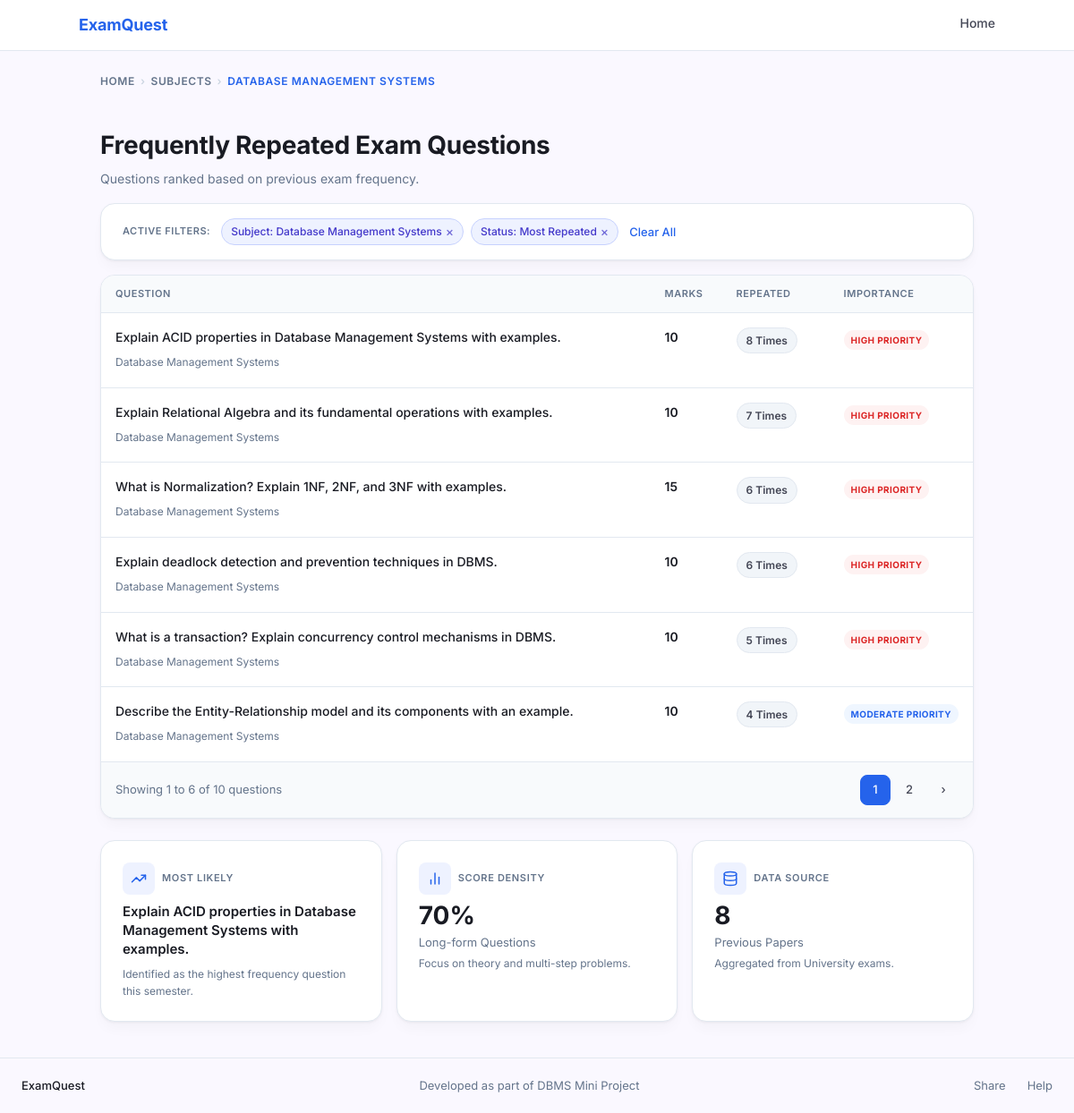
The page /questions.php?subject_id=1 on the database as committed earlier.
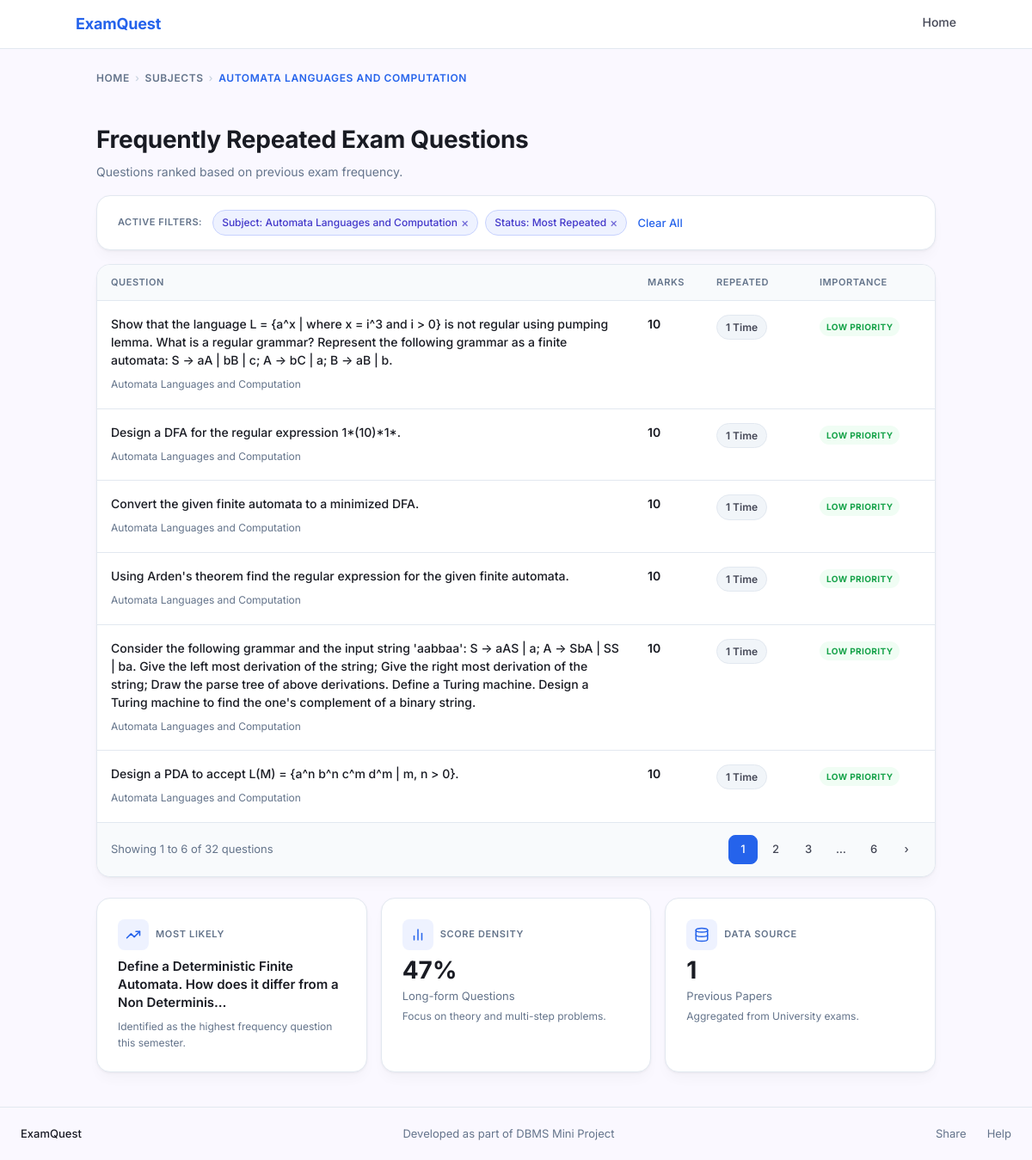
The same page on the database as committed later.
### tables this page shows
CREATE TABLE subject (
    subject_id   INT AUTO_INCREMENT PRIMARY KEY,
    subject_name VARCHAR(200) NOT NULL,
    semester     VARCHAR(10)  NOT NULL,
    subject_type VARCHAR(50)  NOT NULL DEFAULT 'Core Subject',
    syllabus_id  INT NOT NULL,
    branch_id    INT NOT NULL,
    UNIQUE KEY uq_subject (subject_name(150), semester, syllabus_id, branch_id),
    FOREIGN KEY (syllabus_id) REFERENCES syllabus(syllabus_id) ON DELETE CASCADE,
    FOREIGN KEY (branch_id)   REFERENCES branch(branch_id)     ON DELETE CASCADE
);

CREATE TABLE questions (
    question_id   INT AUTO_INCREMENT PRIMARY KEY,
    subject_id    INT         NOT NULL,
    question_text MEDIUMTEXT  NOT NULL,
    marks         INT         NOT NULL DEFAULT 0,
    frequency     INT         NOT NULL DEFAULT 1,
    UNIQUE KEY uq_question (subject_id, question_text(500)),
    FOREIGN KEY (subject_id) REFERENCES subject(subject_id) ON DELETE CASCADE
);

### questions.php (the view, shortened to what the changed rows need)
<?php
require_once 'db.php';
$subject_id  = intval($_GET['subject_id']  ?? 0);
$syllabus_id = intval($_GET['syllabus_id'] ?? 0);
$branch_id   = intval($_GET['branch_id']   ?? 0);
$semester    = trim($_GET['semester']       ?? '');
$page        = max(1, intval($_GET['page'] ?? 1));
$stmt = $conn->prepare('
    SELECT s.subject_name, s.semester, s.subject_type,
           sy.regulation_year, b.branch_name,
           s.syllabus_id, s.branch_id
    FROM subject s
    JOIN syllabus sy ON sy.syllabus_id = s.syllabus_id
    JOIN branch   b  ON b.branch_id   = s.branch_id
    WHERE s.subject_id = ?
');
$stmt->bind_param('i', $subject_id);
$stmt->execute();
$subject_info = $stmt->get_result()->fetch_assoc();
if ($syllabus_id <= 0) $syllabus_id = intval($subject_info['syllabus_id']);
if ($branch_id   <= 0) $branch_id   = intval($subject_info['branch_id']);
if ($semester === '')  $semester    = $subject_info['semester'];
$stmt = $conn->prepare('SELECT COUNT(*) AS total FROM questions WHERE subject_id = ?');
$stmt->bind_param('i', $subject_id);
$stmt->execute();
$total_questions = intval($stmt->get_result()->fetch_assoc()['total']);
$total_pages = $total_questions > 0 ? (int)ceil($total_questions / PER_PAGE) : 1;
$page   = min($page, $total_pages);
$offset = ($page - 1) * PER_PAGE;
$stmt = $conn->prepare('
    SELECT question_id, question_text, marks, frequency
    FROM questions
    WHERE subject_id = ?
    ORDER BY frequency DESC, marks DESC
    LIMIT ? OFFSET ?
');
$per_page = PER_PAGE;
$stmt->bind_param('iii', $subject_id, $per_page, $offset);
$stmt->execute();
$questions_result = $stmt->get_result();
$questions = [];
while ($row = $questions_result->fetch_assoc()) {
    $questions[] = $row;
}
function getImportance(int $freq): array {
    if ($freq >= 5) return ['label' => 'HIGH PRIORITY',     'class' => 'badge--red'];
    if ($freq >= 3) return ['label' => 'MODERATE PRIORITY', 'class' => 'badge--blue'];
    return              ['label' => 'LOW PRIORITY',         'class' => 'badge--green'];
}
function getRepeatedLabel(int $freq): string {
    return $freq === 1 ? '1 Time' : $freq . ' Times';
}
$stmt = $conn->prepare('SELECT COUNT(*) AS cnt FROM questions WHERE subject_id = ? AND marks >= 10');
$stmt->bind_param('i', $subject_id);
$stmt->execute();
$long_form_count = intval($stmt->get_result()->fetch_assoc()['cnt']);
$long_form_pct = $total_questions > 0
    ? round(($long_form_count / $total_questions) * 100)
    : 0;
$stmt = $conn->prepare('SELECT MAX(frequency) AS max_freq FROM questions WHERE subject_id = ?');
$stmt->bind_param('i', $subject_id);
$stmt->execute();
$max_freq = intval($stmt->get_result()->fetch_assoc()['max_freq']);
$stmt = $conn->prepare('
    SELECT question_text
    FROM questions
    WHERE subject_id = ?
    ORDER BY frequency DESC
    LIMIT 1
');
$stmt->bind_param('i', $subject_id);
$stmt->execute();
$top_row   = $stmt->get_result()->fetch_assoc();
$top_topic = $top_row
    ? (strlen($top_row['question_text']) > 80
        ? substr($top_row['question_text'], 0, 80) . '…'
        : $top_row['question_text'])
    : 'N/A';
function pageUrl(int $p): string {
    $params         = $_GET;
    $params['page'] = $p;
    return '?' . http_build_query($params);
}
?>
<!DOCTYPE html>
<html lang="en">
<head>
    <link rel="stylesheet" href="style.css">
</head>
<body>
<main>
    <div class="container questions-layout">
        <nav class="breadcrumb" aria-label="Breadcrumb">
            <a href="index.php">Home</a>
            <span class="breadcrumb__sep">›</span>
            <a href="subject.php?syllabus_id=<?= $syllabus_id ?>&branch_id=<?= $branch_id ?>&semester=<?= urlencode($semester) ?>">Subjects</a>
            <span class="breadcrumb__sep">›</span>
            <span class="breadcrumb__current"><?= htmlspecialchars(strtoupper($subject_info['subject_name']), ENT_QUOTES, 'UTF-8') ?></span>
        </nav>
        <div class="page-header">
            <div>
                <h1>Frequently Repeated Exam Questions</h1>
            </div>
        </div>
        <div class="card active-filters">
            <span class="active-filters__label">Active Filters:</span>
            <span class="chip">
                Subject: <?= htmlspecialchars($subject_info['subject_name'], ENT_QUOTES, 'UTF-8') ?>
                <a href="subject.php?syllabus_id=<?= $syllabus_id ?>&branch_id=<?= $branch_id ?>&semester=<?= urlencode($semester) ?>">×</a>
            </span>
            <span class="chip">
                Status: Most Repeated
                <a href="<?= pageUrl(1) ?>">×</a>
            </span>
            <a href="subject.php?syllabus_id=<?= $syllabus_id ?>&branch_id=<?= $branch_id ?>&semester=<?= urlencode($semester) ?>" class="link--clear">Clear All</a>
        </div>
        <?php if (empty($questions)): ?>
        <div class="card" style="text-align:center;padding:48px;color:var(--color-secondary-text);">
            <p>No questions available for this subject yet.</p>
        </div>
        <?php else: ?>
        <div class="card question-table">
            <table>
                <thead>
                    <tr>
                        <th>Question</th>
                        <th style="width:80px;">Marks</th>
                        <th style="width:120px;">Repeated</th>
                        <th style="width:150px;">Importance</th>
                    </tr>
                </thead>
                <tbody>
                    <?php foreach ($questions as $q):
                        $imp = getImportance(intval($q['frequency']));
                    ?>
                    <tr>
                        <td>
                            <p class="question-text"><?= htmlspecialchars($q['question_text'], ENT_QUOTES, 'UTF-8') ?></p>
                            <span class="question-meta">
                                <?= htmlspecialchars($subject_info['subject_name'], ENT_QUOTES, 'UTF-8') ?>
                            </span>
                        </td>
                        <td class="marks-cell"><?= intval($q['marks']) ?></td>
                        <td class="freq-cell">
                            <span class="freq-badge"><?= getRepeatedLabel(intval($q['frequency'])) ?></span>
                        </td>
                        <td class="importance-cell">
                            <span class="badge <?= $imp['class'] ?>"><?= $imp['label'] ?></span>
                        </td>
                    </tr>
                    <?php endforeach; ?>
                </tbody>
            </table>
            <div class="pagination">
                <span class="pagination__info">
                    Showing <?= $offset + 1 ?> to <?= min($offset + PER_PAGE, $total_questions) ?> of <?= $total_questions ?> questions
                </span>
                <div class="pagination__pages">
                    <?php
                    $window = 2;
                    $shown  = [];
                    for ($p = 1; $p <= $total_pages; $p++) {
                        if ($p === 1 || $p === $total_pages || abs($p - $page) <= $window) {
                            $shown[] = $p;
                        }
                    }
                    $prev = null;
                    foreach ($shown as $p):
                        if ($prev !== null && $p - $prev > 1): ?>
                        <span class="page-btn page-btn--ellipsis">…</span>
                    <?php endif; ?>
                    <a href="<?= pageUrl($p) ?>"
                       class="page-btn <?= $p === $page ? 'page-btn--active' : '' ?>"
                       aria-label="Page <?= $p ?>"
                       <?= $p === $page ? 'aria-current="page"' : '' ?>>
                        <?= $p ?>
                    </a>
                    <?php $prev = $p;
                    endforeach; ?>
                    <?php if ($page < $total_pages): ?>
                    <a href="<?= pageUrl($page + 1) ?>" class="page-btn" aria-label="Next page">›</a>
                    <?php endif; ?>
                </div>
            </div>
        </div>
        <?php endif; ?>
        <div class="stats-row">
            <div class="card stat-card">
                <div class="stat-card__header">
                    <div class="stat-card__icon">
                    </div>
                    <span class="stat-card__eyebrow">Most Likely</span>
                </div>
                <div style="font-size:15px;font-weight:600;color:var(--color-on-surface);line-height:1.4;margin-bottom:4px;">
                    <?= htmlspecialchars($top_topic, ENT_QUOTES, 'UTF-8') ?>
                </div>
                <div class="stat-card__note">Identified as the highest frequency question this semester.</div>
            </div>
            <div class="card stat-card">
                <div class="stat-card__header">
                    <div class="stat-card__icon">
                    </div>
                    <span class="stat-card__eyebrow">Score Density</span>
                </div>
                <div class="stat-card__value"><?= $long_form_pct ?>%</div>
                <div class="stat-card__label">Long-form Questions</div>
                <div class="stat-card__note">Focus on theory and multi-step problems.</div>
            </div>
            <div class="card stat-card">
                <div class="stat-card__header">
                    <div class="stat-card__icon">
                    </div>
                    <span class="stat-card__eyebrow">Data Source</span>
                </div>
                <div class="stat-card__value"><?= $max_freq ?></div>
                <div class="stat-card__label">Previous Papers</div>
                <div class="stat-card__note">Aggregated from University exams.</div>
            </div>
        </div>
    </div>
</main>
</body>
</html>

Rows that differ between the two databases and show on the page:
no longer on this page (row edited): questions: question_text "What is Normalization? Explain 1NF, 2NF, and 3NF with examples.", subject.subject_name "Database Management Systems", marks "15", frequency "6 Times", frequency "HIGH PRIORITY"
no longer on this page (row edited): questions: question_text "Explain deadlock detection and prevention techniques in DBMS.", subject.subject_name "Database Management Systems", marks "10", frequency "6 Times", frequency "HIGH PRIORITY"
no longer on one of the page's lists (row edited): questions: question_text "Explain ACID properties in Database Management Systems with examples.", subject.subject_name "Database Management Systems", marks "10", frequency "8 Times", frequency "HIGH PRIORITY"
changed subject: subject_name "DATABASE MANAGEMENT SYSTEMS" → "AUTOMATA LANGUAGES AND COMPUTATION"; subject_name "Database Management Systems" → "Automata Languages and Computation"
changed questions: question_text "Explain Relational Algebra and its fundamental operations with examples." → "Show that the language L = {a^x | where x = i^3 and i > 0} is not regular using pumping lemma. What is a regular grammar? Represent the following grammar as a finite automata: S → aA | bB | c; A → bC | a; B → aB | b."; subject.subject_name "Database Management Systems" → "Automata Languages and Computation"; frequency "7 Times" → "1 Time"; frequency "HIGH PRIORITY" → "LOW PRIORITY"
changed questions: question_text "What is a transaction? Explain concurrency control mechanisms in DBMS." → "Design a DFA for the regular expression 1*(10)*1*."; subject.subject_name "Database Management Systems" → "Automata Languages and Computation"; frequency "5 Times" → "1 Time"; frequency "HIGH PRIORITY" → "LOW PRIORITY"
changed questions: question_text "Describe the Entity-Relationship model and its components with an example." → "Convert the given finite automata to a minimized DFA."; subject.subject_name "Database Management Systems" → "Automata Languages and Computation"; frequency "4 Times" → "1 Time"; frequency "MODERATE PRIORITY" → "LOW PRIORITY"
now on this page (row edited): questions: question_text "Using Arden's theorem find the regular expression for the given finite automata.", subject.subject_name "Automata Languages and Computation", marks "10", frequency "1 Time", frequency "LOW PRIORITY"
now on this page (row edited): questions: question_text "Consider the following grammar and the input string 'aabbaa': S → aAS | a; A → SbA | SS | ba. Give the left most derivation of the string; Give the right most derivation of the string; Draw the parse tree of above derivations. Define a Turing machine. Design a Turing machine to find the one's complement of a binary string.", subject.subject_name "Automata Languages and Computation", marks "10", frequency "1 Time", frequency "LOW PRIORITY"
now on this page (row edited): questions: question_text "Design a PDA to accept L(M) = {a^n b^n c^m d^m | m, n > 0}.", subject.subject_name "Automata Languages and Computation", marks "10", frequency "1 Time", frequency "LOW PRIORITY"
changed questions: question_text "Explain ACID properties in Database Management Systems with examples." → "Define a Deterministic Finite Automata. How does it differ from a Non Determinis…"
Other text that changed with them:
$total_questions: "10" → "32"
$long_form_pct: "70" → "47"
$max_freq: "8" → "1"
new list line: "3"
new list line: "… 6"
